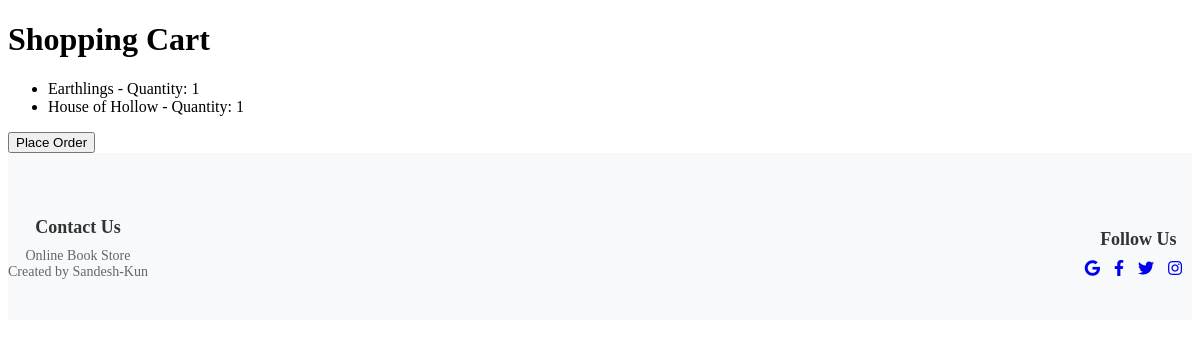
The page /view-cart/ (signed in) on the database as committed earlier.
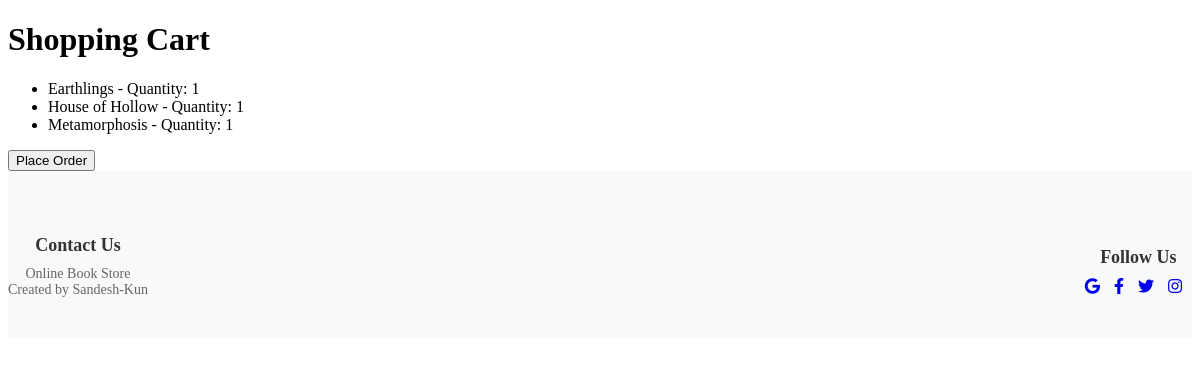
The same page on the database as committed later.
### profile_app/models.py (models this page shows, shortened)
class Cart(models.Model):
    user = models.ForeignKey(CustomUser, on_delete=models.CASCADE)
    book = models.ForeignKey(Book, on_delete=models.CASCADE)
    quantity = models.IntegerField(default=1)
    price = models.IntegerField()
    total = models.IntegerField()
    ordered = models.BooleanField(default=False)

class Book(models.Model):
    title = models.CharField(max_length=100)
    author = models.CharField(max_length=100)
    genre = models.CharField(max_length=100)
    price = models.IntegerField()
    desc = models.TextField()
    image = models.ImageField(upload_to="books/images", default="")
    pdf_file = models.FileField(upload_to='pdfs/', null=True, blank=True)

### profile_app/views.py (the view)
# urls.py: path('view-cart/', views.view_cart, name='view_cart'),
@login_required
def view_cart(request):
    cart_items = Cart.objects.filter(user=request.user)
    return render(request, 'profile_app/cart.html', {'cart_items': cart_items})

### profile_app/templates/profile_app/cart.html (shortened to what this page needs)
<!DOCTYPE html>
<html lang="en">
<head>
</head>
<body>
    <div class="content">
        <h1>Shopping Cart</h1>
        <ul>
            {% for cart_item in cart_items %}
            <li>{{ cart_item.book.title }} - Quantity: {{ cart_item.quantity }}</li>
            {% endfor %}
        </ul>
        <form action="{% url 'checkout' %}" method="post">
            <button type="submit">Place Order</button>
        </form>
    </div>
    <footer class="footer">
        {% include 'footer.html' %}
    </footer>
</body>
</html>

Rows that differ between the two databases and show on the page:
added Cart: book "Metamorphosis", quantity "1"
